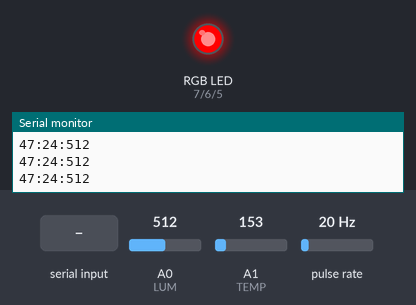
A sketch run on a simulated Arduino Uno, built with avr-gcc and run on an emulated ATmega328P. Parts: an RGB LED mixed from three pins (HIGH = lit), the last lines printed to the serial monitor. Wiring (inferred from the names in the program): pulse sensor: data pin 2. Inputs (shaded band) come from the test bench; at power-on: A0 (LUM) = 512, A1 (TEMP) = 153, pulse rate 20 Hz. WiFi joins after 1.5 s; servers stay silent unless stated.

Above: at 4.5 s.
4.6 s: A0 (LUM) set to 211
7.6 s: A0 (LUM) set to 193
At 8.4 s:
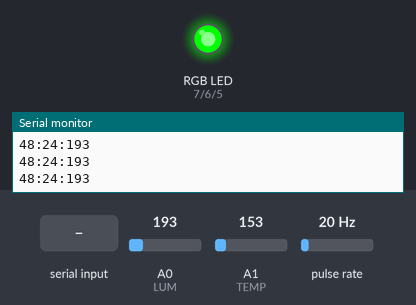
9.1 s: "m\n" received over Serial
At 11.3 s:
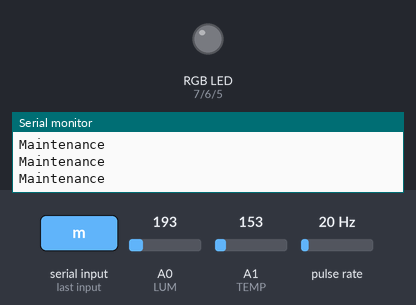
Timing chart, 0 to 16.6 s (numbered marks = the images above; inputs shaded):
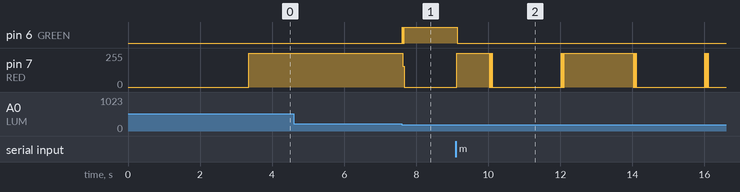

The sketch:

testSensor2.ino
```cpp
#define LUM A0
#define TEMP A1
#define WIND 2

#define BLUE 5
#define GREEN 6
#define RED 7

#include <SPI.h>
#include <Ethernet.h>
#include <Blynk.h>
#include <BlynkSimpleEthernet.h>

// Enter a MAC address and IP address for your controller below.
// The IP address will be dependent on your local network:
byte mac[] = {
  0xA8, 0x61, 0x0A, 0xAE, 0x68, 0x3B
};

// Initialize the Ethernet server library
// with the IP address and port you want to use
// (port 80 is default for HTTP):

EthernetServer server(80);
EthernetClient client;

char auth[] = "mdPyjyhdtPk5T-rVl38N5jQz1jFHJguH";

unsigned long int tPrec, tRise, tPer = 0;

bool canRead = true;
bool blinkLed = true;

int wind;
int temp;
int weather;

void setup() {
  // put your setup code here, to run once:
  Serial.begin(9600);
  pinMode(LUM, INPUT);
  pinMode(TEMP, INPUT);
  pinMode(WIND, INPUT);

  pinMode(RED, OUTPUT);
  pinMode(GREEN, OUTPUT);
  pinMode(BLUE, OUTPUT);


  attachInterrupt(digitalPinToInterrupt(WIND), inter, RISING);

  Ethernet.begin(mac);

  // start the server
  server.begin();
  Blynk.begin(auth);
  Serial.println(Ethernet.localIP());

}

void loop() {

  Blynk.run();

  if (canRead) {

    if (tRise - tPrec > 0) tPer = tRise - tPrec;

    tPrec = tRise;

    wind = findSpeed(tPer);
    temp = getTemp(analogRead(TEMP));
    weather = getWeather(analogRead(LUM));

    Serial.print(wind);
    Serial.print(':');
    Serial.print(temp);
    Serial.print(':');
    Serial.print(weather);
    Serial.println();

  } else {

    Serial.print("Maintenance");

    digitalWrite(RED, blinkLed);
    digitalWrite(GREEN, 0);
    digitalWrite(BLUE, 0);

    if (millis() / 100 % 20 == 0) blinkLed = !blinkLed;

    Serial.println();
  }

  if (Serial.read() == 'm') canRead = !canRead;
  laToile(wind, temp, weather);
}

void inter() {
  tRise = millis();
}


float findSpeed(long int tick) {

  return abs(2400 / tick);

}

float getTemp(int tmp) {
  float volt = (tmp) * 5.0;
  volt /= 1024;

  return (volt - 0.5) * 100;
}

int getWeather(int val) {
  digitalWrite(RED, 0);
  digitalWrite(GREEN, 0);
  digitalWrite(BLUE, 0);

  if (val > 200) {
    digitalWrite(RED, 1);
  }
  else if (val > 80) {
    digitalWrite(GREEN, 1);
  }
  else {
    digitalWrite(BLUE, 1);
  }

  return val;

}

void laToile(int wind, int temp, int weather) {
  client = server.available();

  if (client) {
    // an http request ends with a blank line
    boolean currentLineIsBlank = true;
    while (client.connected()) {
      if (client.available()) {
        char c = client.read();
        // if you've gotten to the end of the line (received a newline
        // character) and the line is blank, the http request has ended,
        // so you can send a reply
        if (c == '\n' && currentLineIsBlank) {

          // send a standard http response header
          client.println(F("HTTP/1.1 200 OK"));
          client.println(F("Content-Type: text/html"));
          client.println(F("Connection: close"));  // the connection will be closed after completion of the response
          client.println(F("Refresh: 5"));  // refresh the page automatically every 5 sec
          client.println();
          client.println(F("<!DOCTYPE html>"));
          client.println(F("<html lang='en'>"));
          client.println(F("<head>"));
          client.println(F("<meta charset='UTF-8'>"));
          client.println(F("<link rel='stylesheet' href='https://cdn.jsdelivr.net/npm/bootstrap@4.5.3/dist/css/bootstrap.min.css' integrity='sha384-TX8t27EcRE3e/ihU7zmQxVncDAy5uIKz4rEkgIXeMed4M0jlfIDPvg6uqKI2xXr2' crossorigin='anonymous'>"));
          client.println(F("<title>Météo en direct :</title>"));
          client.println(F("</head>"));
          client.println(F("<body style='background-color: rgb(222, 255, 253);'>"));
          client.println(F("<h1 style='margin: auto; text-align: center; margin-bottom: 50px;'>Météo :</h1>"));

          if (canRead) {

            client.println(F("<div class='card alert-info' style='width: 60%; margin: auto; margin-bottom: 10px; text-align: center;'><div class='card-body'><div class='card-title'>Temperature :</div><div class='progress'><div class='progress-bar progress-bar-striped bg-danger'"));
            client.print(genHTML(temp, 40));
            client.println(F(" C</div></div></div></div>"));
            client.println(F("<div class='card alert-info' style='width: 60%; margin: auto; margin-bottom: 10px; text-align: center;'><div class='card-body'><div class='card-title'>Vent :</div><div class='progress'><div class='progress-bar progress-bar-striped bg-danger'"));
            client.print(genHTML(wind, 50));
            client.println(F(" km/h</div></div></div></div>"));
            client.println(F("<div class='card alert-info' style='width: 60%; margin: auto; margin-bottom: 10px; text-align: center;'><div class='card-body'><div class='card-title'>"));
            client.print(F("<img src='"));
            client.print(weather > 200 ? "https://pngimg.com/uploads/sun/sun_PNG13427.png" : weather > 50 ? "https://www.transparentpng.com/thumb/clouds/xapA4x-clouds-sky-png-picture.png" : "https://beeimg.com/images/h41731038092.png");
            client.print("' width='200 px' height=' 200px' />");
            client.println(F("</div>"));

          } else client.print(F("<h2 style='color: red;'>Maintenance en cours..</h2>"));

          client.println(F("</div>"));
          client.println(F("</body>"));
          client.println(F("</html>"));
          break;
        }
        if (c == '\n') {
          // you're starting a new line
          currentLineIsBlank = true;
        } else if (c != '\r') {
          // you've gotten a character on the current line
          currentLineIsBlank = false;
        }
      }
    }
    // give the web browser time to receive the data
    delay(1);
    // close the connection:
    client.stop();
  }
}

String genHTML(int val, int max) {

  char page[150];


  sprintf(page, "aria-valuenow='%i' role='progressbar' aria-valuemin='0' aria-valuemax='%i' style='width: %i%c'> %i", val, max, (val * 100) / max, '%', val);

  return page;
}
```

page.ino
```cpp
//String genHTML(int wind, int temp, int lum) {
//  String page = "<!DOCTYPE html>\
//                  <html lang=\"en\">\
//                  <head>\
//                      <meta charset=\"UTF-8\">\
//                      <meta name=\"viewport\" content=\"width=device-width, initial-scale=1.0\"> \
//                      <link rel=\"stylesheet\" href=\"https://cdn.jsdelivr.net/npm/bootstrap@4.5.3/dist/css/bootstrap.min.css\" integrity=\"sha384-TX8t27EcRE3e/ihU7zmQxVncDAy5uIKz4rEkgIXeMed4M0jlfIDPvg6uqKI2xXr2\" crossorigin=\"anonymous\"> \
//                      <title>Météo en direct :</title> \
//                  </head> \
//                  <body> \
//                      <!-- Vent : --> \
//                      <div class=\"card\" style=\"width: 18rem;\"> \
//                          <div class=\"card-body\"> \
//                              <div class=\"card-title\">Vent :</div> \
//                              <div class=\"progress\"> \
//                                  <div class=\"progress-bar progress-bar-striped\" role=\"progressbar\" style=\"width: 25%\" aria-valuenow=\"" +wind+"\" aria-valuemin=\"0\" aria-valuemax=\"100\">25%</div> \
//                              </div> \
//                          </div> \
//                      </div> \
//                      <!-- Luminosité : --> \
//                      <div class=\"card\" style=\"width: 18rem;\"> \
//                          <div class=\"card-body\"> \
//                          <div class=\"card-title\">Luminosité :</div> \
//                              <div class=\"progress\"> \
//                                  <div class=\"progress-bar progress-bar-striped\" role=\"progressbar\" style=\"width: 25%\" aria-valuenow=\"25\" aria-valuemin=\"0\" aria-valuemax=\"100\">25%</div> \
//                              </div> \
//                          </div> \
//                      </div> \
//                      <!-- Température : --> \
//                      <div class=\"card\" style=\"width: 18rem;\"> \
//                          <div class=\"card-body\"> \
//                          <div class=\"card-title\">Température :</div> \
//                              <div class=\"progress\"> \
//                                  <div class=\"progress-bar progress-bar-striped\" role=\"progressbar\" style=\"width: 25%\" aria-valuenow=\"25\" aria-valuemin=\"0\" aria-valuemax=\"100\">25%</div> \
//                              </div> \
//                          </div> \
//                      </div> \
//                  </body> \
//                  </html>";
//}
```

Measured:
- the behaviour switches between 201 and 200 on A0 (LUM) (found by bisection; images 0 and 1)
- after the input at 7.6 s, pin 6 (GREEN): LOW → HIGH at once, → LOW 0.02 s later, → HIGH 0.03 s later; pin 7 (RED): 255/255 → 0/255 at once
- after the input at 9.1 s, pin 6 (GREEN): HIGH → LOW after 0.05 s
